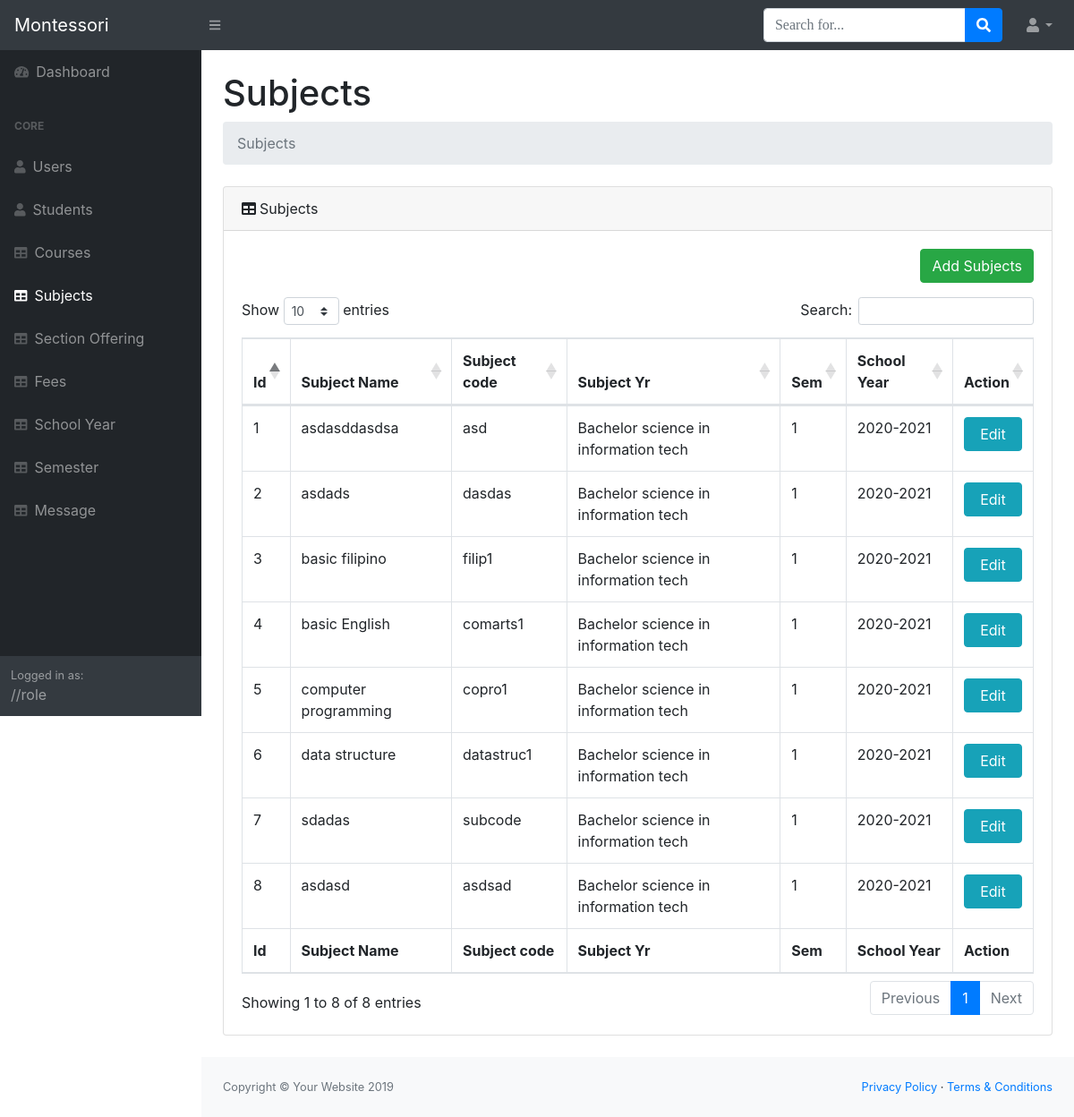
The page /system/pages/subjects.php (signed in) on the database its author committed.
### tables this page shows
CREATE TABLE `subjectstbl` (
  `subject_id` int(11) NOT NULL,
  `subjectname` varchar(50) NOT NULL,
  `subjectcode` varchar(20) NOT NULL,
  `subject_units` int(11) NOT NULL,
  `subyr` int(11) NOT NULL,
  `semid` int(11) NOT NULL,
  `syid` int(11) NOT NULL,
  `course_id` int(11) NOT NULL
);

CREATE TABLE `courses` (
  `courses_id` int(11) NOT NULL,
  `coursesName` varchar(50) NOT NULL,
  `coursesCode` varchar(10) NOT NULL
);

CREATE TABLE `sem` (
  `semid` int(11) NOT NULL,
  `semterm` int(11) NOT NULL,
  `sem_status` varchar(15) NOT NULL,
  `syid` int(11) NOT NULL,
  `isOpenReg` int(11) NOT NULL
);

CREATE TABLE `schoolyear` (
  `sy_id` int(11) NOT NULL,
  `school_year` varchar(30) NOT NULL,
  `sy_status` varchar(15) NOT NULL
);

### system/pages/functions.php (called while the page is built, shortened)
<?php
$db = new DBController();
$schoolYear = new SchoolYear($db);
$sem = new Sem($db);
$subject = new Subject($db);

### system/pages/subjects.php (the view, shortened to what this page needs)
<?php
include('header.php');
include('navigation.php');
$schoolYearArgs = $schoolYear->schoolYear();
$semList = $sem->getSemActivate();
$syids = $schoolYearArgs['sy_id'];
$subjectlist = $subject->getData($syids, $semList['semid']);
?>
<main>
    <div class="container-fluid">
        <h1 class="mt-4">Subjects</h1>
        <ol class="breadcrumb mb-4">
            <li class="breadcrumb-item active">Subjects</li>
        </ol>
        <div class="card mb-4">
            <div class="card-header"><i class="fas fa-table mr-1"></i>Subjects
            </div>
            <div class="card-body">
                <div class="d-flex justify-content-end mb-3">
                    <button class="btn btn-md btn-success" data-toggle="modal" data-target="#addModalSubjects">Add Subjects</button>
                </div>
                <div class="table-responsive">
                    <table class="table table-bordered" id="dataTable" width="100%" cellspacing="0">
                        <thead>
                            <tr>
                                <th>Id</th>
                                <th>Subject Name</th>
                                <th>Subject code</th>
                                <th>Subject Yr</th>
                                <th>Sem </th>
                                <th>School Year</th>
                                <th>Action</th>
                            </tr>
                        </thead>
                        <tfoot>
                            <tr>
                                <th>Id</th>
                                <th>Subject Name</th>
                                <th>Subject code</th>
                                <th>Subject Yr</th>
                                <th>Sem </th>
                                <th>School Year</th>
                                <th>Action</th>
                            </tr>
                        </tfoot>
                        <tbody>
                            <?php array_map(function ($subject) use ($syids) { ?>
                                <tr>
                                    <td><?= $subject['subject_id'] ?></td>
                                    <td><?= $subject['subjectname'] ?></td>
                                    <td><?= $subject['subjectcode'] ?></td>
                                    <td><?= $subject['coursesName'] ?></td>
                                    <td><?= $subject['semterm'] ?></td>
                                    <td><?= $subject['school_year'] ?></td>
                                    <td>
                                        <a class="btn btn-block btn-info" href="">Edit</a>
                                    </td>
                                </tr>
                            <?php }, $subjectlist) ?>
                        </tbody>
                    </table>
                </div>
            </div>
        </div>
    </div>
</main>
<?php
include('footer.php');
?>

### rows shown on the page
subjectstbl: subject_id "1", subjectname "asdasddasdsa", subjectcode "asd"
courses: coursesName "Bachelor science in information tech Bachelor science in information tech Bachelor science in information tech Bachelor science in information tech Bachelor science in information tech Bachelor science in information tech Bachelor science in information tech Bachelor science in information tech"
sem: semterm "1 1 1 1 1 1 1 1"
schoolyear: school_year "2020-2021 2020-2021 2020-2021 2020-2021 2020-2021 2020-2021 2020-2021 2020-2021"
subjectstbl: subject_id "2", subjectname "asdads", subjectcode "dasdas"
subjectstbl: subject_id "3", subjectname "basic filipino", subjectcode "filip1"
subjectstbl: subject_id "4", subjectname "basic English", subjectcode "comarts1"
subjectstbl: subject_id "5", subjectname "computer programming", subjectcode "copro1"
subjectstbl: subject_id "6", subjectname "data structure", subjectcode "datastruc1"
subjectstbl: subject_id "7", subjectname "sdadas", subjectcode "subcode"
subjectstbl: subject_id "8", subjectname "asdasd", subjectcode "asdsad"
